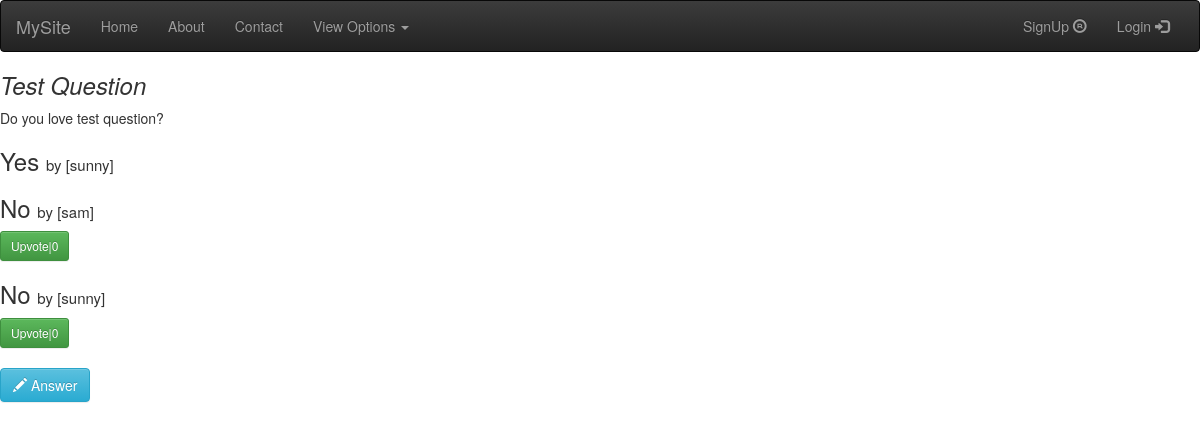
The page /question/5/ on the database as committed earlier.
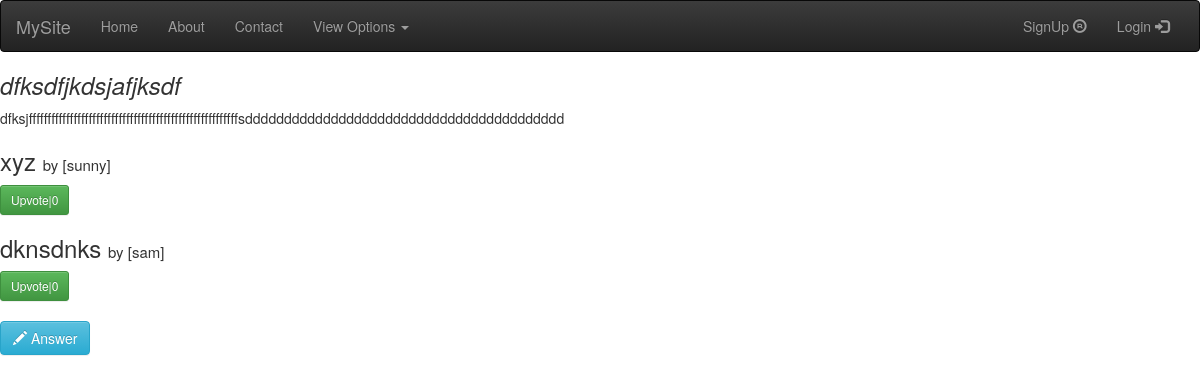
The same page on the database as committed later.
### ans/models.py (models this page shows, shortened)
class Question(models.Model):
    title = models.CharField(max_length=200, blank=True, null=True)
    description = models.TextField()
    pub_date = models.DateTimeField()
    user = models.ForeignKey(User, on_delete=models.CASCADE)

class Answer(models.Model):
    answer_text = models.TextField()
    questions = models.ForeignKey(Question, on_delete=models.CASCADE)
    user = models.ForeignKey(User, on_delete=models.CASCADE)
    pub_date = models.DateTimeField(auto_now_add=True)

### ans/views.py (the view, shortened to what this page needs)
# urls.py: url(r'^question/(?P<question_id>[0-9]+)/$', views.detail, name='detail'),
def detail(request, question_id):
    question = Question.objects.get(pk=question_id)
    answers = question.answer_set.all()
    context = {'question': question, 'answers': answers, }
    return render(request, template_name='ans/detail.html', context=context)

### ans/templates/ans/detail.html (shortened to what this page needs)
{% extends 'base.html' %}
{% block body %}
    <h3><i>{{ question.title }}</i></h3>
    {{ question.description }}
    <br>
    {% for answer in answers %}
        <div>
            <h3>{{ answer.answer_text }} <span style="font-size: 15px">by [{{ answer.user }}]</span></h3>
            <form method="post" action="{% url 'ans:detail' question.id %}">
                {% for upvote in answer.upvote_set.all %}
                    {% if upvote.user == request.user %}
                        <input type="submit" disabled='true' class="btn btn-sm btn-warning"
                               value="Upvoted|{{ answer.upvote_set.all.count }}">
                    {% endif %}
                {% empty %}
                    <input type="submit" class="btn btn-sm btn-success" value="Upvote|{{ answer.upvote_set.all.count }}">
                {% endfor %}
            </form>
        </div>
    {% empty %}
        <input type="submit" class="btn btn-sm btn-success" value="Upvote|0">
    {% endfor %}
    <br>
    <button type="button" class="btn btn-info" data-toggle="collapse" data-target="#answer"><span
            class="glyphicon glyphicon-pencil"></span> Answer
    </button>
{% endblock %}

Rows that differ between the two databases and show on the page:
no longer on this page (row edited): Answer: answer_text "Yes", user "sunny"
no longer on this page (row edited): Answer: answer_text "No", user "sam", upvote_set.all.count "Upvote|0"
changed Question: title "Test Question" → "dfksdfjkdsjafjksdf"; description "Do you love test question?" → "dfksjffffffffffffffffffffffffffffffffffffffffffffffffffffffffsddddddddddddddddddddddddddddddddddddddddd"
now on this page (row edited): Answer: answer_text "xyz", user "sunny", upvote_set.all.count "Upvote|0"
changed Answer: answer_text "No" → "dknsdnks"; user "sunny" → "sam"
